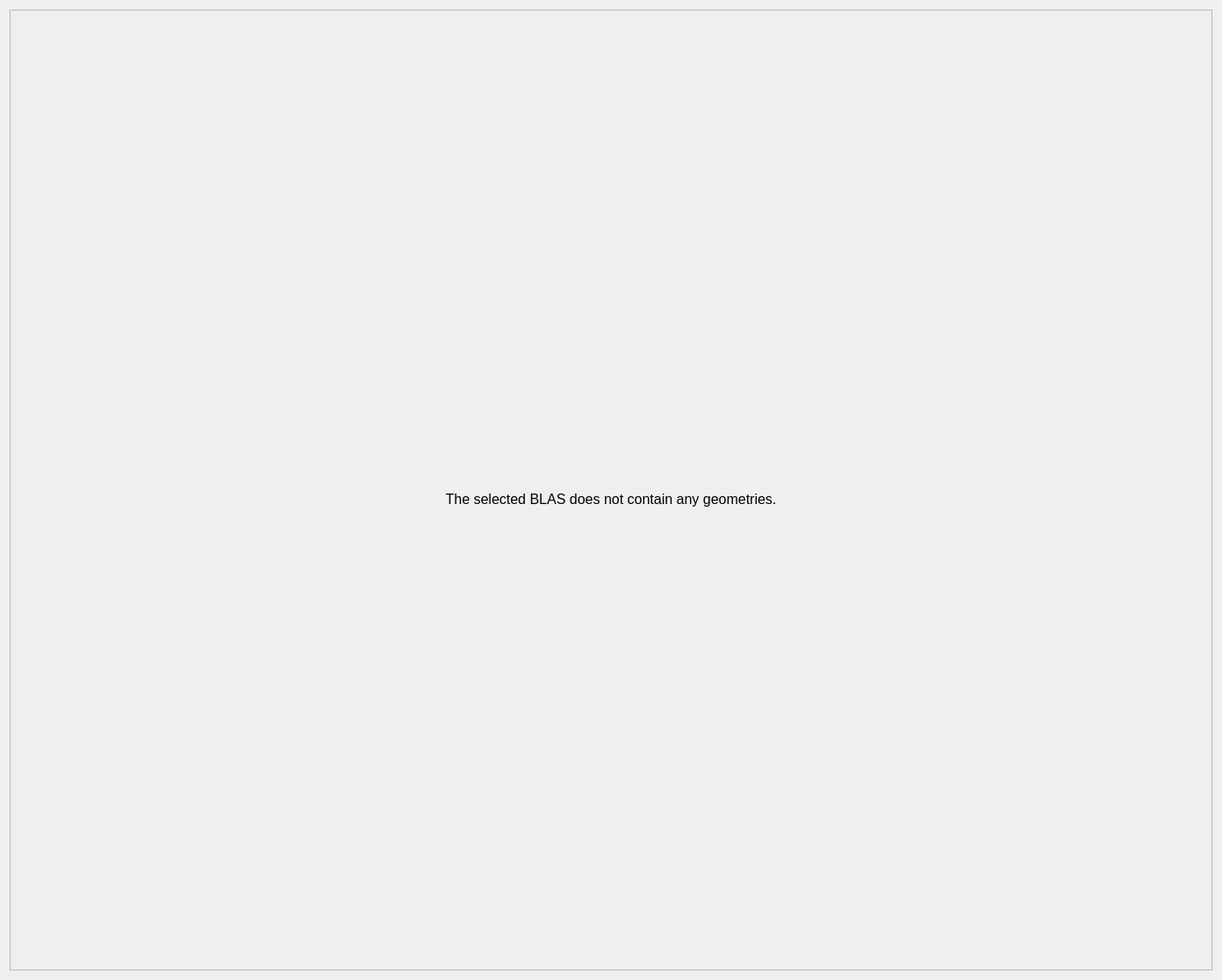
<?xml version="1.0" encoding="UTF-8"?>
<ui version="4.0">
 <class>BlasGeometriesPane</class>
 <widget class="QWidget" name="BlasGeometriesPane">
  <property name="geometry">
   <rect>
    <x>0</x>
    <y>0</y>
    <width>1392</width>
    <height>1116</height>
   </rect>
  </property>
  <layout class="QHBoxLayout" name="horizontal_layout_">
   <item>
    <widget class="QScrollArea" name="main_scroll_area_">
     <property name="widgetResizable">
      <bool>true</bool>
     </property>
     <widget class="QWidget" name="main_content_">
      <property name="geometry">
       <rect>
        <x>0</x>
        <y>0</y>
        <width>1372</width>
        <height>1096</height>
       </rect>
      </property>
      <layout class="QVBoxLayout" name="vertical_layout_stack_">
       <property name="leftMargin">
        <number>0</number>
       </property>
       <property name="topMargin">
        <number>0</number>
       </property>
       <property name="rightMargin">
        <number>0</number>
       </property>
       <property name="bottomMargin">
        <number>0</number>
       </property>
       <item>
        <widget class="QStackedWidget" name="table_valid_switch_">
         <property name="currentIndex">
          <number>0</number>
         </property>
         <widget class="QWidget" name="table_empty_">
          <layout class="QVBoxLayout" name="table_empty_layout_">
           <property name="leftMargin">
            <number>0</number>
           </property>
           <property name="topMargin">
            <number>0</number>
           </property>
           <property name="rightMargin">
            <number>0</number>
           </property>
           <property name="bottomMargin">
            <number>0</number>
           </property>
           <item>
            <spacer name="vertical_spacer_2_">
             <property name="orientation">
              <enum>Qt::Vertical</enum>
             </property>
             <property name="sizeHint" stdset="0">
              <size>
               <width>0</width>
               <height>0</height>
              </size>
             </property>
            </spacer>
           </item>
           <item>
            <widget class="QLabel" name="label_1_">
             <property name="sizePolicy">
              <sizepolicy hsizetype="Preferred" vsizetype="Fixed">
               <horstretch>0</horstretch>
               <verstretch>0</verstretch>
              </sizepolicy>
             </property>
             <property name="text">
              <string/>
             </property>
             <property name="pixmap">
              <pixmap resource="resources.qrc">:/Resources/assets/stop_128x128.png</pixmap>
             </property>
             <property name="alignment">
              <set>Qt::AlignCenter</set>
             </property>
            </widget>
           </item>
           <item>
            <widget class="ScaledLabel" name="label_2_">
             <property name="sizePolicy">
              <sizepolicy hsizetype="Preferred" vsizetype="Fixed">
               <horstretch>0</horstretch>
               <verstretch>0</verstretch>
              </sizepolicy>
             </property>
             <property name="font">
              <font>
               <pointsize>12</pointsize>
              </font>
             </property>
             <property name="text">
              <string>The selected BLAS does not contain any geometries.</string>
             </property>
             <property name="alignment">
              <set>Qt::AlignCenter</set>
             </property>
            </widget>
           </item>
           <item>
            <spacer name="vertical_spacer_3_">
             <property name="orientation">
              <enum>Qt::Vertical</enum>
             </property>
             <property name="sizeHint" stdset="0">
              <size>
               <width>0</width>
               <height>0</height>
              </size>
             </property>
            </spacer>
           </item>
          </layout>
         </widget>
         <widget class="QWidget" name="table_valid_">
          <layout class="QVBoxLayout" name="table_valid_layout_">
           <property name="leftMargin">
            <number>0</number>
           </property>
           <property name="topMargin">
            <number>0</number>
           </property>
           <property name="rightMargin">
            <number>0</number>
           </property>
           <property name="bottomMargin">
            <number>0</number>
           </property>
           <item>
            <layout class="QHBoxLayout" name="bvh_layout_">
             <property name="leftMargin">
              <number>0</number>
             </property>
             <property name="topMargin">
              <number>0</number>
             </property>
             <property name="rightMargin">
              <number>0</number>
             </property>
             <property name="bottomMargin">
              <number>0</number>
             </property>
             <item>
              <widget class="ScaledLabel" name="title_tlas_address_">
               <property name="sizePolicy">
                <sizepolicy hsizetype="Minimum" vsizetype="Fixed">
                 <horstretch>0</horstretch>
                 <verstretch>0</verstretch>
                </sizepolicy>
               </property>
               <property name="text">
                <string>No node selected.</string>
               </property>
              </widget>
             </item>
             <item>
              <spacer name="horizontal_spacer_">
               <property name="orientation">
                <enum>Qt::Horizontal</enum>
               </property>
               <property name="sizeType">
                <enum>QSizePolicy::Fixed</enum>
               </property>
               <property name="sizeHint" stdset="0">
                <size>
                 <width>10</width>
                 <height>10</height>
                </size>
               </property>
              </spacer>
             </item>
             <item>
              <widget class="ScaledLabel" name="title_blas_address_">
               <property name="sizePolicy">
                <sizepolicy hsizetype="Minimum" vsizetype="Fixed">
                 <horstretch>0</horstretch>
                 <verstretch>0</verstretch>
                </sizepolicy>
               </property>
               <property name="text">
                <string>No node selected.</string>
               </property>
              </widget>
             </item>
             <item>
              <spacer name="horizontal_spacer_end_">
               <property name="orientation">
                <enum>Qt::Horizontal</enum>
               </property>
               <property name="sizeType">
                <enum>QSizePolicy::Expanding</enum>
               </property>
               <property name="sizeHint" stdset="0">
                <size>
                 <width>20</width>
                 <height>20</height>
                </size>
               </property>
              </spacer>
             </item>
            </layout>
           </item>
           <item>
            <spacer name="vertical_spacer_">
             <property name="orientation">
              <enum>Qt::Vertical</enum>
             </property>
             <property name="sizeType">
              <enum>QSizePolicy::Fixed</enum>
             </property>
             <property name="sizeHint" stdset="0">
              <size>
               <width>20</width>
               <height>20</height>
              </size>
             </property>
            </spacer>
           </item>
           <item>
            <widget class="TextSearchWidget" name="search_box_"/>
           </item>
           <item>
            <widget class="ScaledTableView" name="geometries_table_" native="true">
             <property name="sizePolicy">
              <sizepolicy hsizetype="Preferred" vsizetype="Minimum">
               <horstretch>0</horstretch>
               <verstretch>0</verstretch>
              </sizepolicy>
             </property>
            </widget>
           </item>
          </layout>
         </widget>
        </widget>
       </item>
      </layout>
     </widget>
    </widget>
   </item>
  </layout>
 </widget>
 <customwidgets>
  <customwidget>
   <class>ScaledLabel</class>
   <extends>QLabel</extends>
   <header>qt_common/custom_widgets/scaled_label.h</header>
  </customwidget>
  <customwidget>
   <class>ScaledTableView</class>
   <extends>QTreeView</extends>
   <header>qt_common/custom_widgets/scaled_table_view.h</header>
  </customwidget>
  <customwidget>
   <class>TextSearchWidget</class>
   <extends>QLineEdit</extends>
   <header>qt_common/custom_widgets/text_search_widget.h</header>
  </customwidget>
 </customwidgets>
 <resources>
  <include location="../../resources.qrc"/>
 </resources>
 <connections/>
</ui>
